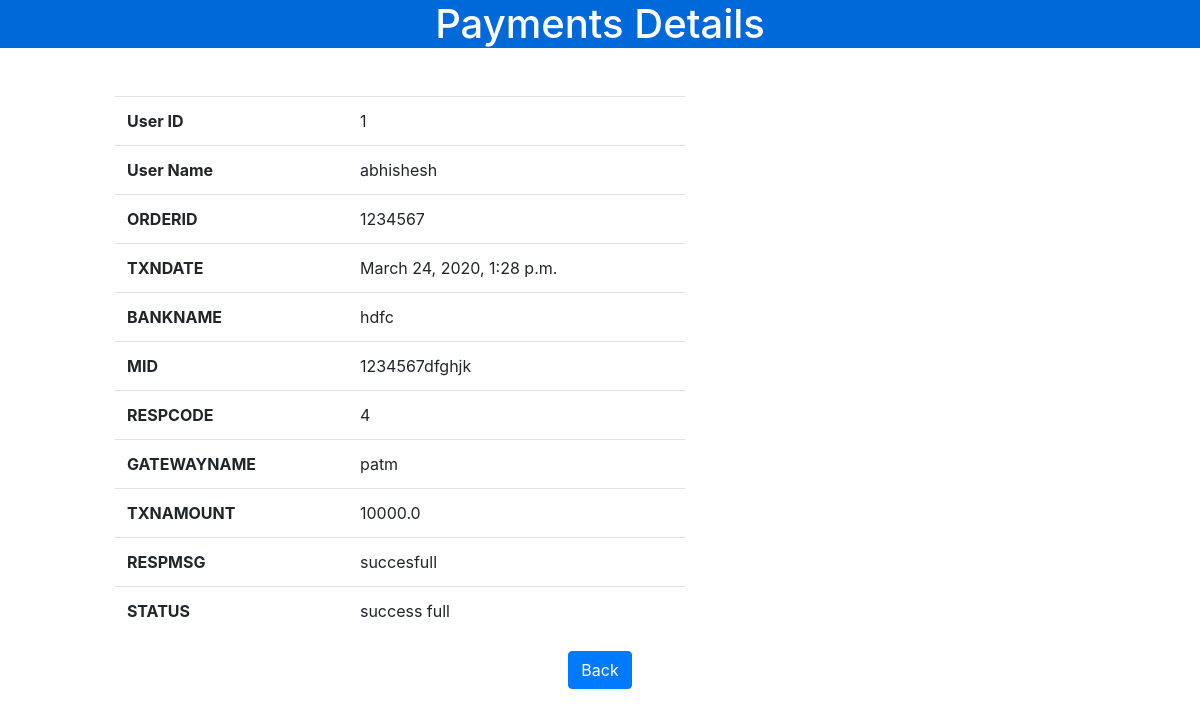
Page /Paymentdetail/1 on the committed database.
### cheatingdash/models.py (models this page shows, shortened)
class PaytmHistory(models.Model):
    user = models.OneToOneField(settings.AUTH_USER_MODEL, null=True, blank=True, on_delete=models.CASCADE,related_name='rel_payment_paytm')
    ORDERID = models.CharField('ORDER ID', max_length=300)
    TXNDATE = models.DateTimeField('TXN DATE', auto_now_add=True)
    TXNID = models.CharField('TXN ID',max_length=300,null=True, blank=True)
    BANKTXNID = models.CharField('BANK TXN ID',max_length=300, null=True, blank=True)
    BANKNAME = models.CharField('BANK NAME', max_length=50, null=True, blank=True)
    RESPCODE = models.IntegerField('RESP CODE',)
    PAYMENTMODE = models.CharField('PAYMENT MODE', max_length=10, null=True, blank=True)
    CURRENCY = models.CharField('CURRENCY', max_length=4, null=True, blank=True)
    GATEWAYNAME = models.CharField("GATEWAY NAME", max_length=30, null=True, blank=True)
    MID = models.CharField(max_length=100,null=True, blank=True)
    RESPMSG = models.TextField('RESP MSG', max_length=250)
    TXNAMOUNT = models.FloatField('TXN AMOUNT', max_length=250)
    STATUS = models.CharField('STATUS', max_length=12)
    class Meta:
        app_label = 'cheatingdash'

### cheatingdash/views.py (the view)
# urls.py: path('Paymentdetail/<int:id>', views.Paymentdetail, name='Paymentdetail_id'),
def Paymentdetail(request, id):
    user = PaytmHistory.objects.get(id = id)
    return render(request, 'paymentdetails.html', {'user': user})

### templates/paymentdetails.html (shortened to what this page needs)
<!DOCTYPE html>
<html lang="en">
<head>
<link rel="stylesheet" href="https://cdnjs.cloudflare.com/ajax/libs/twitter-bootstrap/4.4.1/css/bootstrap.min.css">
<link rel="stylesheet" href="https://cdnjs.cloudflare.com/ajax/libs/font-awesome/5.11.2/css/all.min.css">
</head>
<body>
<h1 class="text-center btn-primary">Payments Details </h1>
<div class="container-fluid mt-5">
    <div class="row">
        <div class="col-xl-6 offset-xl-1">
            <table class="table">
                <tbody>
                    <tr>
                        <th>User ID</th>
                        <td>{{user.id}}</td>
                    </tr>
                    <tr>
                        <th>User Name</th>
                        <td>{{user.user}}</td>
                    </tr>
                    <tr>
                        <th>ORDERID</th>
                        <td>{{user.ORDERID}}</td>
                    </tr>
                    <tr>
                        <th>TXNDATE</th>
                        <td>{{user.TXNDATE}}</td>
                    </tr>
                    <tr>
                        <th>BANKNAME</th>
                        <td>{{user.BANKNAME}}</td>
                    </tr>
                    <tr>
                        <th>MID</th>
                        <td>{{user.MID}}</td>
                    </tr>
                  <tr>
                        <th>RESPCODE</th>
                        <td>{{user.RESPCODE}}</td>
                    </tr>
                    <tr>
                        <th>GATEWAYNAME</th>
                        <td>{{user.GATEWAYNAME}}</td>
                    </tr>
                    <tr>
                        <th>TXNAMOUNT</th>
                        <td>{{user.TXNAMOUNT}}</td>
                    </tr>
                    <tr>
                        <th>RESPMSG</th>
                        <td>{{user.RESPMSG}}</td>
                    </tr>
                    <tr>
                        <th>STATUS</th>
                        <td>{{user.STATUS}}</td>
                    </tr>
                </tbody>
            </table>
        </div>
    </div>
</div>
<div class="text-center">
    <a href="/paymentStatus" class="btn btn-primary text-center">Back</a>
</div>
</body>
</html>

### rows in the picture
PaytmHistory: id "1", user "abhishesh", ORDERID "1234567", TXNDATE "March 24, 2020, 1:28 p.m.", BANKNAME "hdfc", MID "1234567dfghjk", RESPCODE "4", GATEWAYNAME "patm", TXNAMOUNT "10000.0", RESPMSG "succesfull", STATUS "success full"
